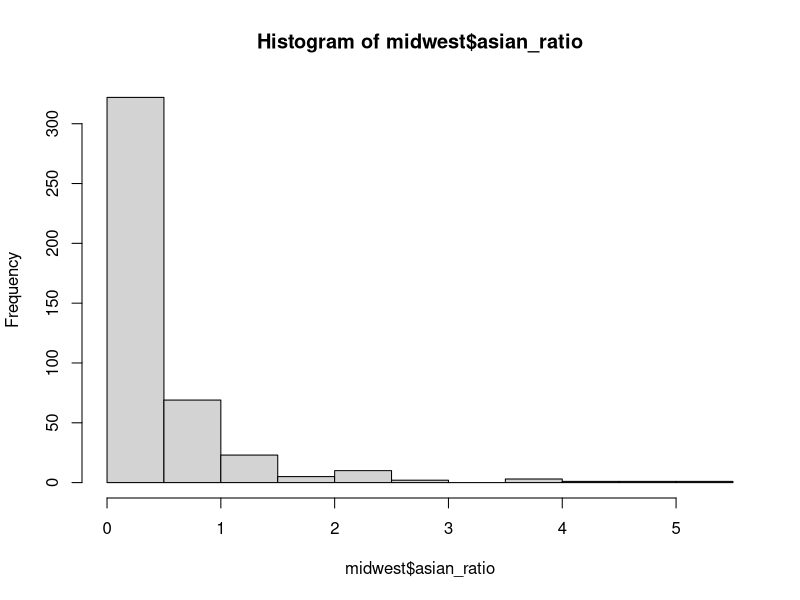
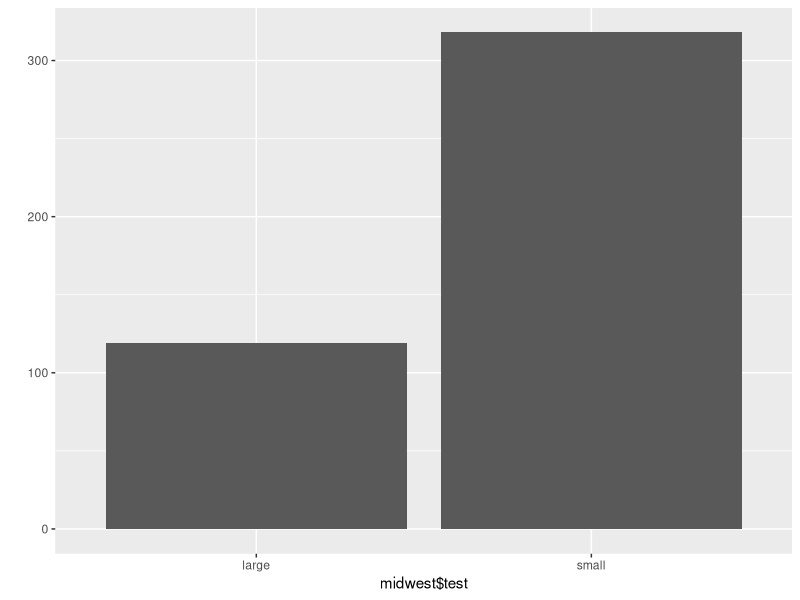

Generate these figures, in order, with R:
library(ggplot2)
midwest <- as.data.frame(ggplot2::midwest)
?midwest
summary(midwest)
head(midwest)

library(dplyr)
midwest <- rename(midwest, total = poptotal)
midwest <- rename(midwest, asian = popasian)
head(midwest)
midwest$asian_ratio <- (midwest$asian/midwest$total)*100
asian_ratio <- midwest$asian_ratio
table(midwest$asian_ratio)
hist(midwest$asian_ratio)
mean <- mean(midwest$asian_ratio)
midwest$test <- ifelse(mean<= asian_ratio, "large", "small")
head(midwest)
table(midwest$test)
qplot(midwest$test)
